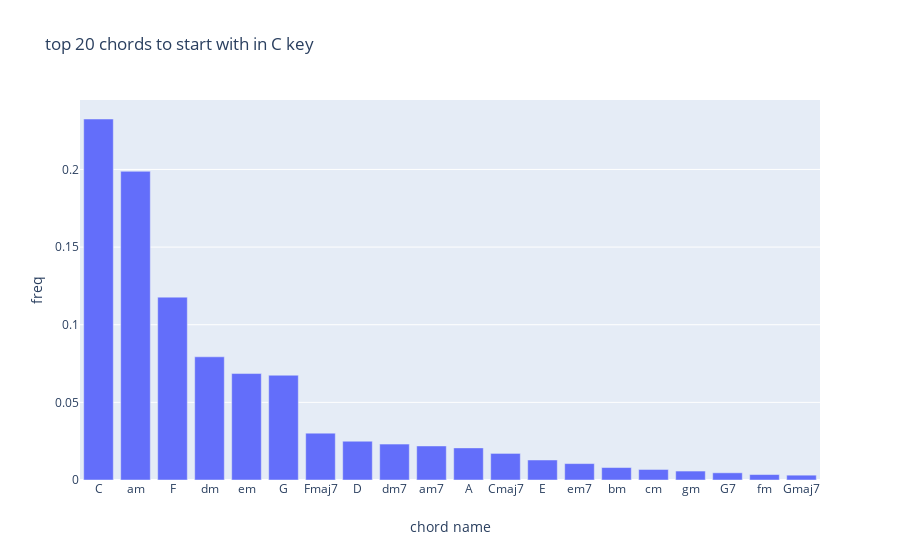
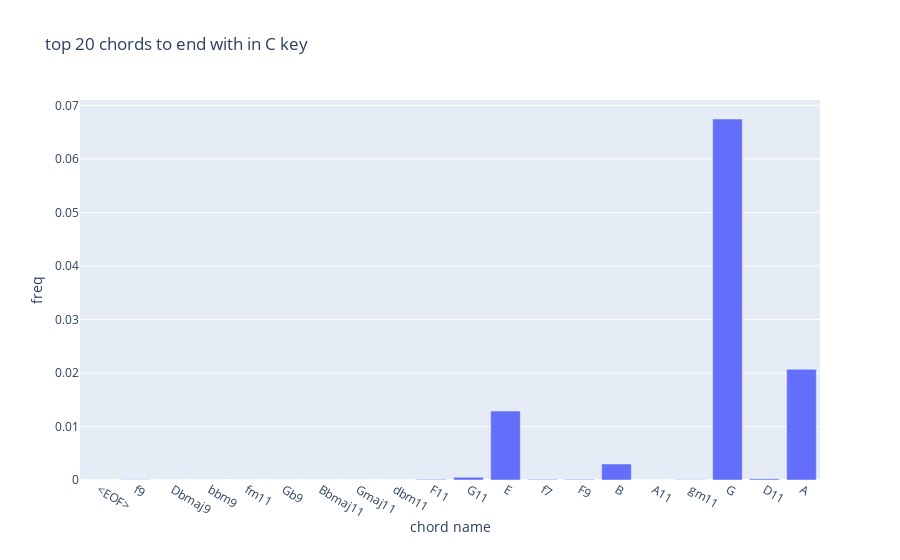

Notebook code for these charts, in order:
### Code cell
start_df = df.sort_values('freq',ascending = False)
end_df = df.sort_values('end_freq',ascending=False)
h = go.Bar(x = start_df['ch_name'].head(20),y = start_df['freq'].head(20))
layout = go.Layout(title = 'top 20 chords to start with in C key',xaxis=dict(title = 'chord name'),yaxis = dict(title = 'freq') )
fig = go.Figure(data = [h],layout = layout)
iplot(fig)

# h2 = go.Bar(x = end_df['ch_name'].head(20),y = end_df['freq'].head(20))
# layout2 = go.Layout(title = 'top 20 chords to end with in C key',xaxis=dict(title = 'chord name'),yaxis = dict(title = 'freq') )
# fig2 = go.Figure(data = [h2],layout = layout2)
# iplot(fig2)

### Figure 1 — Plotly figure (JSON) as saved in the notebook; plotly's stock layout.template omitted (floating-point values rounded to 4 significant figures)
{"data": [{"type": "bar", "x": ["C", "am", "F", "dm", "em", "G", "Fmaj7", "D", "dm7", "am7", "A", "Cmaj7", "E", "em7", "bm", "cm", "gm", "G7", "fm", "Gmaj7"], "y": [0.2325, 0.1988, 0.1178, 0.07934, 0.06855, 0.06747, 0.03018, 0.02498, 0.02311, 0.02193, 0.02068, 0.01712, 0.01288, 0.01057, 0.008024, 0.006781, 0.005764, 0.004634, 0.003504, 0.003108]}], "layout": {"title": {"text": "top 20 chords to start with in C key"}, "xaxis": {"title": {"text": "chord name"}}, "yaxis": {"title": {"text": "freq"}}}}

### Figure 2 — Plotly figure (JSON) as saved in the notebook; plotly's stock layout.template omitted (floating-point values rounded to 4 significant figures)
{"data": [{"type": "bar", "x": ["<EOF>", "f9", "Dbmaj9", "bbm9", "fm11", "Gb9", "Bbmaj11", "Gmaj11", "dbm11", "F11", "G11", "E", "f7", "F9", "B", "A11", "gm11", "G", "D11", "A"], "y": [0, 5.651e-05, 0, 0, 0, 0, 0, 0, 0, 0.000113, 0.0005086, 0.01288, 0.000113, 0.000113, 0.002995, 0, 5.651e-05, 0.06747, 0.000226, 0.02068]}], "layout": {"title": {"text": "top 20 chords to end with in C key"}, "xaxis": {"title": {"text": "chord name"}}, "yaxis": {"title": {"text": "freq"}}}}
